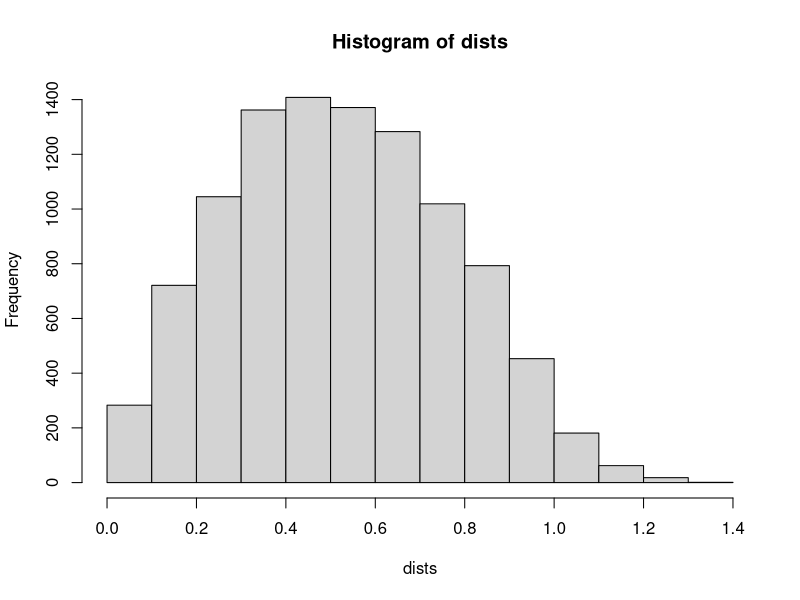

This figure's R source:
dists<-c()
for (i in 1:10000) {
  P1<-runif(2)
  P2<-runif(2)
  dist<-sqrt(sum((P1-P2)^2))
  dists<-c(dists,dist)
}
mean.dist<-mean(dists)
sd.dist<-sd(dists)
cat(mean.dist,sd.dist,"\n")
hist(dists)
